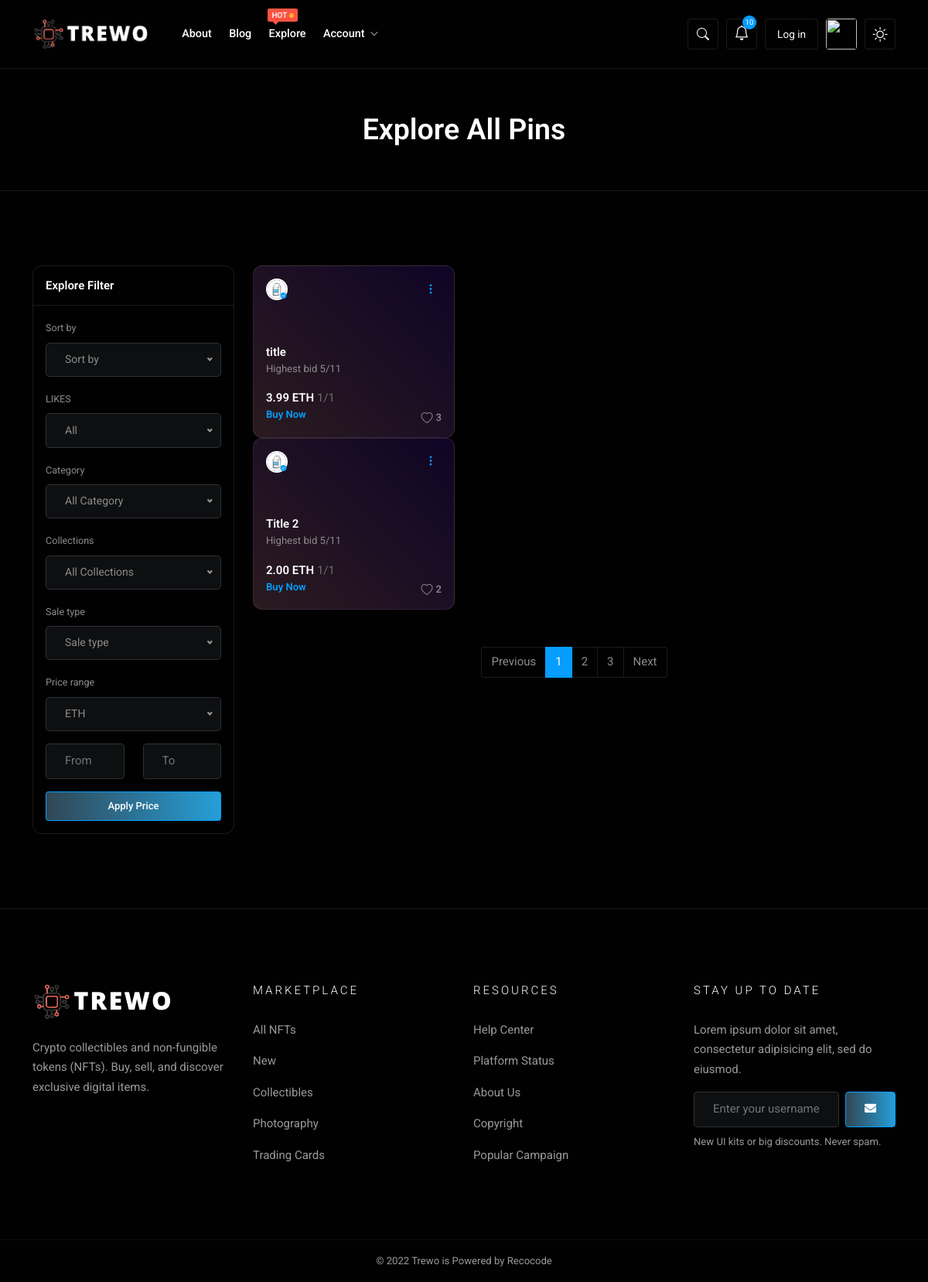
Before: /pins/explore with the older database file.
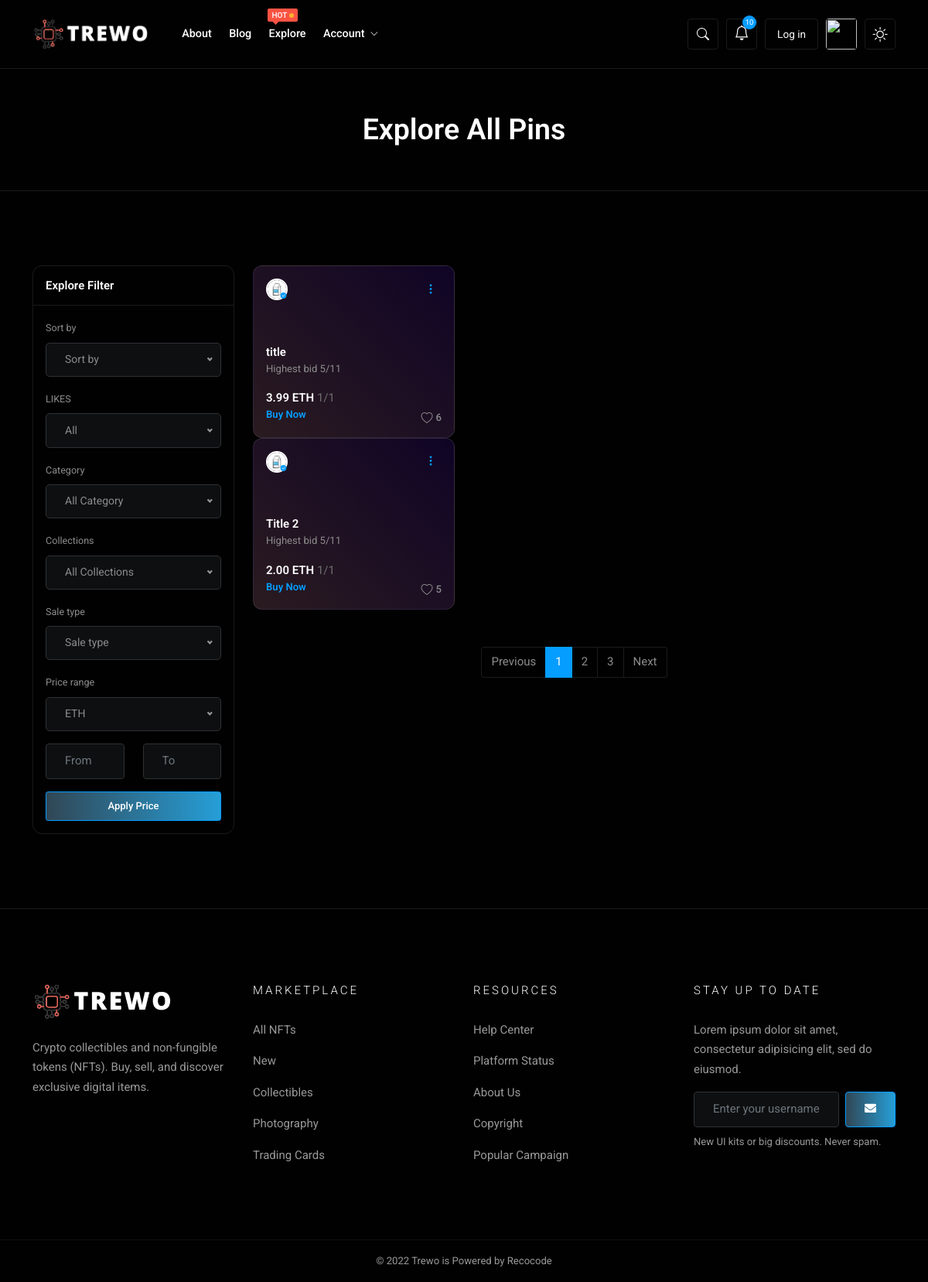
After: the same page with the newer database file.
### Volume/models.py (models this page shows, shortened)
class Pin(models.Model):
    title = models.CharField(max_length=100)
    description = models.TextField(blank=True)
    created_at = models.DateTimeField(default=timezone.now)
    updated_at = models.DateTimeField(auto_now=True)
    image = models.ImageField(upload_to='pins/', null=True, blank=True)
    price = models.DecimalField(max_digits=10, decimal_places=2, default=0)
    likes = models.IntegerField(default=0)
    creator = models.ForeignKey(User, on_delete=models.CASCADE)

class User(AbstractUser):
    updated_at = models.DateTimeField(auto_now=True)
    avatar = models.ImageField(upload_to='avatars/', null=True, blank=True)
    liked_pins = models.ManyToManyField('Pin', related_name='liked_users')

### pins/views.py (the view)
# urls.py: path('explore', views.explore, name='explore'),
def explore(request):
    if request.method == 'POST':
        pass
    else:
        if request.GET.get('sort'):
            if request.GET.get('sort') == 'justAdded':
                pins = Pin.objects.order_by('updated_at')
            elif request.GET.get('sort') == 'lowToHigh':
                pins = Pin.objects.order_by('price')
            elif request.GET.get('sort') == 'highToLow':
                pins = Pin.objects.order_by('-price')
            elif request.GET.get('sort') == 'mostLiked':
                pins = Pin.objects.order_by('-likes')
            elif request.GET.get('sort') == 'leastLike':
                pins = Pin.objects.order_by('likes')
            else:
                pins = Pin.objects.order_by('updated_at')
        elif request.GET.get('search'):
            search = request.GET.get('search')
            pins = Pin.objects.filter(title__icontains=search) | Pin.objects.filter(description__icontains=search)
        else:
            pins = Pin.objects.order_by('updated_at')
    return render(request, 'pins/explore.html', {'pins': pins, 'current_user': request.user})

### pins/templates/pins/explore.html (shortened to what this page needs)
{% extends 'base.html' %}
{% block content %}
<main>
    <section class="py-5 py-lg-8 border-bottom border-gray-100">
        <div class="container">
            <div class="text-center">
                <h1 class="m-0">Explore All Pins</h1>
            </div>
        </div>
    </section>
    <section class="section">
        <div class="container">
            <div class="row">
                <div class="col-lg-3 col-md-4">
                    <div class="card">
                        <div class="card-header">
                            <h6 class="m-0">Explore Filter</h6>
                        </div>
                        <div class="card-body">
                            <div class="mb-3">
                                <label class="form-label">Sort by</label>
                            </div>
                            <div class="mb-3">
                                <label class="form-label">LIKES</label>
                            </div>
                            <div class="mb-3">
                                <label class="form-label">Category</label>
                            </div>
                            <div class="mb-3">
                                <label class="form-label">Collections</label>
                            </div>
                            <div class="mb-3">
                                <label class="form-label">Sale type</label>
                            </div>
                            <div>
                                <label class="form-label">Price range</label>
                                <div class="row pt-3">
                                    <div class="col">
                                        <input type="text" class="form-control" placeholder="From" name="low">
                                    </div>
                                    <div class="col">
                                        <input type="text" class="form-control" placeholder="To" name="high">
                                    </div>
                                    <div class="col-12 pt-3">
                                        <button class="btn btn-primary w-100 btn-sm">Apply Price</button>
                                    </div>
                                </div>
                            </div>
                        </div>
                    </div>
                </div>
                <div class="col-lg-9 col-md-8 mt-5 mt-lg-0">
                {% for pin in pins %}
                    <div class="row gy-4">
                        <div class="col-sm-6 col-lg-4">
                            <div class="product-card">
                                <div class="product-card-user mb-3">
                                    <div class="avatar-group">
                                        <div class="avatar avatar-xs">
                                            <a href="#" data-bs-toggle="tooltip" data-bs-original-title="Martin">
                                                <img class="avatar-img rounded-circle" src="../media/{{pin.creator.avatar}}" title="" alt="">
                                                <div class="avatar-status text-primary border-0">
                                                    <i class="bi bi-check-circle-fill"></i>
                                                </div>
                                            </a>
                                        </div>
                                    </div>
                                    <div class="dropdown">
                                        <button class="bid-btn avatar avatar-xs dropdown-toggle" type="button" data-bs-toggle="dropdown" aria-expanded="false">
                                            <i class="bi bi-three-dots-vertical"></i>
                                        </button>
                                    </div>
                                </div>
                                <div class="product-card-img-box">
                                </div>
                                <div class="product-card-body">
                                    <div class="product-title mb-3">
                                        <h6 class="m-0">
                                            <a class="text-reset stretched-linka" href="#">{{pin.title}}</a>
                                        </h6>
                                        <span class="small">Highest bid 5/11</span>
                                    </div>
                                    <div class="product-actions d-flex align-items-end">
                                        <div class="price">
                                            <h6 class="m-0">{{pin.price}} ETH <span class="text-body fw-400">1/1</span> </h6>
                                            <a class="link-primary small fw-600" href="#">Buy Now</a>
                                        </div>
                                        {% if current_user in pin.liked_users.all %}
                                            <div class="like ms-auto">
                                                <a href="#" class="d-flex lh-1 fw-500 text-reset" id="likeButton-{{ pin.id }}" onclick="oddLike({{ pin.id }})">
                                                    <i class="bi bi-heart me-1 pink-heart" style="color: pink;"></i> <small id="like-count-{{ pin.id }}">{{pin.likes}}</small>
                                                </a>
                                            </div>
                                        {% else %}
                                            <div class="like ms-auto">
                                                <a href="#" class="d-flex lh-1 fw-500 text-reset" id="likeButton-{{ pin.id }}" onclick="addLike({{ pin.id }})">
                                                    <i class="bi bi-heart me-1"></i> <small id="like-count-{{ pin.id }}">{{pin.likes}}</small>
                                                </a>
                                            </div>
                                        {% endif %}
                                    </div>
                                </div>
                            </div>
                        </div>
                    </div>
                {% empty %}
                    <h1>Nothing found</h1>
                {% endfor %}
                    <div class="pt-7">
                        <ul class="pagination justify-content-center m-0">
                            <li class="page-item "><a class="page-link" href="#">Previous</a></li>
                            <li class="page-item active"><a class="page-link" href="#">1</a></li>
                            <li class="page-item"><a class="page-link" href="#">2</a></li>
                            <li class="page-item"><a class="page-link" href="#">3</a></li>
                            <li class="page-item"><a class="page-link" href="#">Next</a></li>
                        </ul>
                    </div>
                </div>
            </div>
        </div>
    </section>
</main>
{% endblock %}

Changed rows visible on the page:
changed Pin "title": likes "3" → "6"
changed Pin "Title 2": likes "2" → "5"
